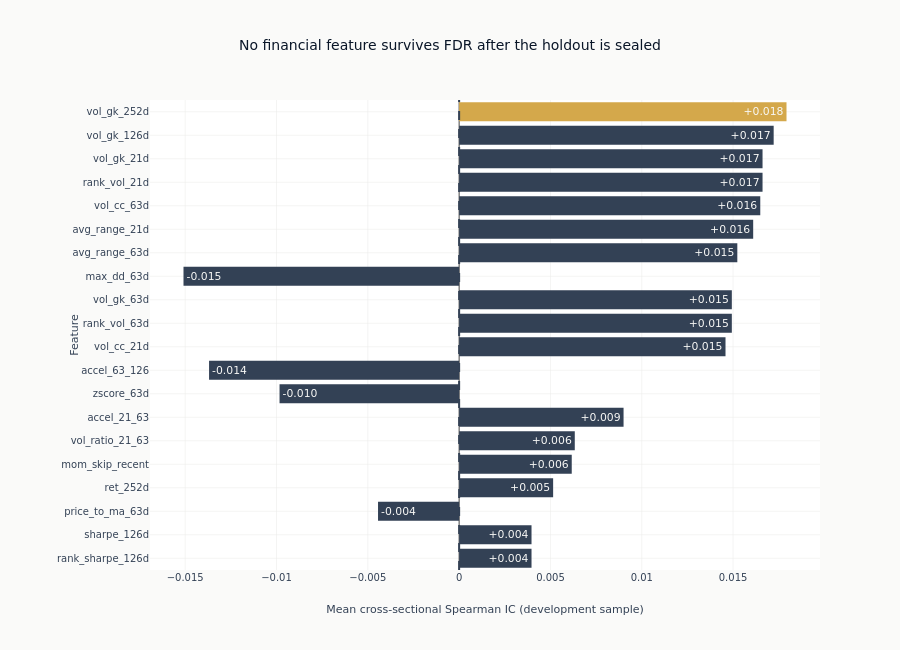

The cell this chart's notebook holds for it:
### Markdown cell above
### No Single Feature Survives the Sealed FDR Screen

The chart ranks the 20 largest absolute IC estimates. Amber identifies the
leading exploratory estimate when no feature survives FDR; green is reserved
for an FDR-controlled discovery.

### Code cell
if ic_results and eval_summary is not None:
    top_20 = eval_summary.sort(pl.col("ic_mean").abs()).tail(20)
    _top_feature = top_20["feature"][-1]

    fig = go.Figure()
    colors = [
        COLORS["positive"]
        if sig
        else COLORS["amber"]
        if feature == _top_feature
        else COLORS["neutral"]
        for feature, sig in zip(top_20["feature"].to_list(), top_20["significant_fdr05"].to_list())
    ]
    fig.add_trace(
        go.Bar(
            x=top_20["ic_mean"].to_list(),
            y=top_20["feature"].to_list(),
            orientation="h",
            marker_color=colors,
            text=[f"{ic:+.3f}" for ic in top_20["ic_mean"].to_list()],
            textposition="inside",
            insidetextanchor="end",
            textfont=dict(color=COLORS["silver"]),
            showlegend=False,
        )
    )
    _ic_title = (
        f"{n_significant} features survive BH-FDR at 5%"
        if n_significant
        else "No financial feature survives FDR after the holdout is sealed"
    )
    fig.update_layout(
        title=_ic_title,
        xaxis_title="Mean cross-sectional Spearman IC (development sample)",
        yaxis_title="Feature",
        height=650,
        margin=dict(l=150),
    )
    fig.add_vline(x=0, line_dash="dash", line_color=COLORS["neutral"])
    fig.show()

### Figure 1 — Plotly figure (JSON) as saved in the notebook; plotly's stock layout.template omitted (floating-point values rounded to 4 significant figures)
{"data": [{"insidetextanchor": "end", "marker": {"color": ["#334155", "#334155", "#334155", "#334155", "#334155", "#334155", "#334155", "#334155", "#334155", "#334155", "#334155", "#334155", "#334155", "#334155", "#334155", "#334155", "#334155", "#334155", "#334155", "#D4A84B"]}, "orientation": "h", "showlegend": false, "text": ["+0.004", "+0.004", "-0.004", "+0.005", "+0.006", "+0.006", "+0.009", "-0.010", "-0.014", "+0.015", "+0.015", "+0.015", "-0.015", "+0.015", "+0.016", "+0.016", "+0.017", "+0.017", "+0.017", "+0.018"], "textfont": {"color": "#F8F8F6"}, "textposition": "inside", "type": "bar", "x": [0.003964, 0.003964, -0.004441, 0.005147, 0.006166, 0.006333, 0.009003, -0.009834, -0.01369, 0.01459, 0.01493, 0.01493, -0.01509, 0.01523, 0.0161, 0.01649, 0.01661, 0.01661, 0.01722, 0.01793], "y": ["rank_sharpe_126d", "sharpe_126d", "price_to_ma_63d", "ret_252d", "mom_skip_recent", "vol_ratio_21_63", "accel_21_63", "zscore_63d", "accel_63_126", "vol_cc_21d", "rank_vol_63d", "vol_gk_63d", "max_dd_63d", "avg_range_63d", "avg_range_21d", "vol_cc_63d", "rank_vol_21d", "vol_gk_21d", "vol_gk_126d", "vol_gk_252d"]}], "layout": {"height": 650, "margin": {"l": 150}, "shapes": [{"line": {"color": "#334155", "dash": "dash"}, "type": "line", "x0": 0, "x1": 0, "xref": "x", "y0": 0, "y1": 1, "yref": "y domain"}], "title": {"text": "No financial feature survives FDR after the holdout is sealed"}, "xaxis": {"title": {"text": "Mean cross-sectional Spearman IC (development sample)"}}, "yaxis": {"title": {"text": "Feature"}}}}
